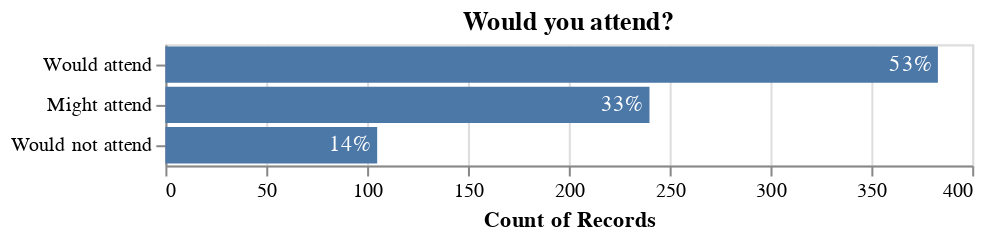

Here is the notebook cell this chart was saved with:
### Markdown cell above
## How big should the summer study workshop be?

Perhaps the most important question how large should it be?

### Code cell
attend_histo = (
    alt.Chart(data=survey, title="Would you attend?")
       .transform_joinaggregate(total='count(*)')
       .transform_calculate(pct='1 / datum.total')
       .mark_bar()
       .encode(
           x=alt.X(shorthand="count(attend)"),
           y=alt.Y(shorthand="attend:N", title="", sort="-x")
       )
)
attend_text = (
    attend_histo.mark_text(align="right", dx=-3)
                .encode(
                    text=alt.Text("sum(pct):Q", format=".0%"),
                    color=alt.value("white")
                )
)

attend_histo + attend_text

### Figure 1 — Vega-Lite specification as saved in the notebook (floating-point values rounded to 4 significant figures; data arrays with more than 128 entries replaced by an {"elided": "..."} marker saying what was removed)
{"config": {"view": {"continuousWidth": 400, "continuousHeight": 300}}, "layer": [{"mark": "bar", "encoding": {"x": {"aggregate": "count", "field": "attend", "type": "nominal"}, "y": {"field": "attend", "sort": "-x", "title": "", "type": "nominal"}}, "title": "Would you attend?", "transform": [{"joinaggregate": [{"op": "count", "field": "*", "as": "total"}]}, {"calculate": "1 / datum.total", "as": "pct"}]}, {"mark": {"type": "text", "align": "right", "dx": -3}, "encoding": {"color": {"value": "white"}, "text": {"aggregate": "sum", "field": "pct", "format": ".0%", "type": "quantitative"}, "x": {"aggregate": "count", "field": "attend", "type": "nominal"}, "y": {"field": "attend", "sort": "-x", "title": "", "type": "nominal"}}, "title": "Would you attend?", "transform": [{"joinaggregate": [{"op": "count", "field": "*", "as": "total"}]}, {"calculate": "1 / datum.total", "as": "pct"}]}], "data": {"name": "data-c4f96c8a244d3f013ddf2495db797c2e"}, "$schema": "https://vega.github.io/schema/vega-lite/v4.17.0.json", "datasets": {"data-c4f96c8a244d3f013ddf2495db797c2e": {"elided": "728 records"}}}
